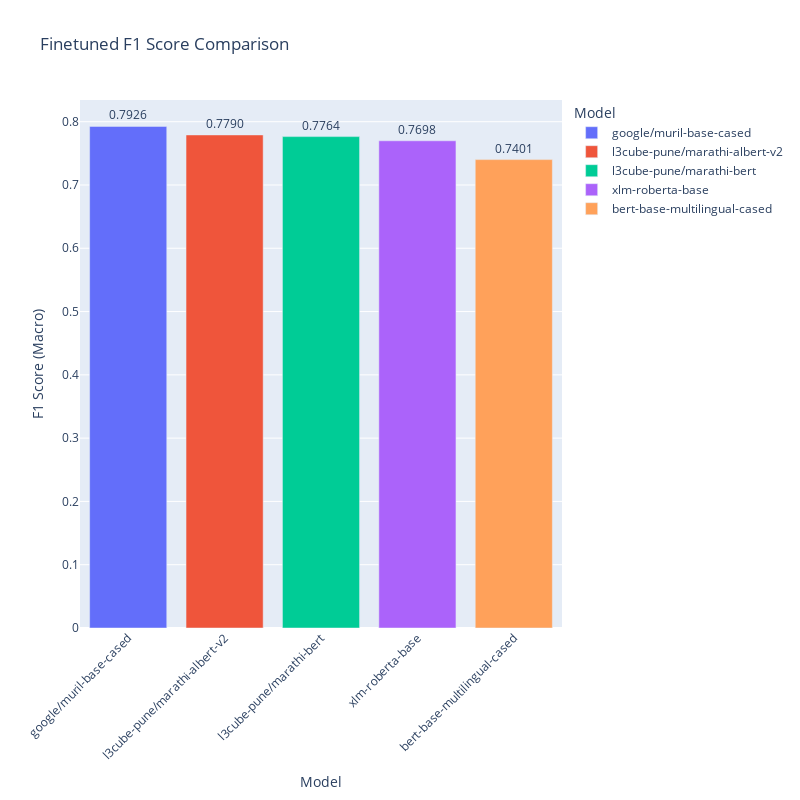
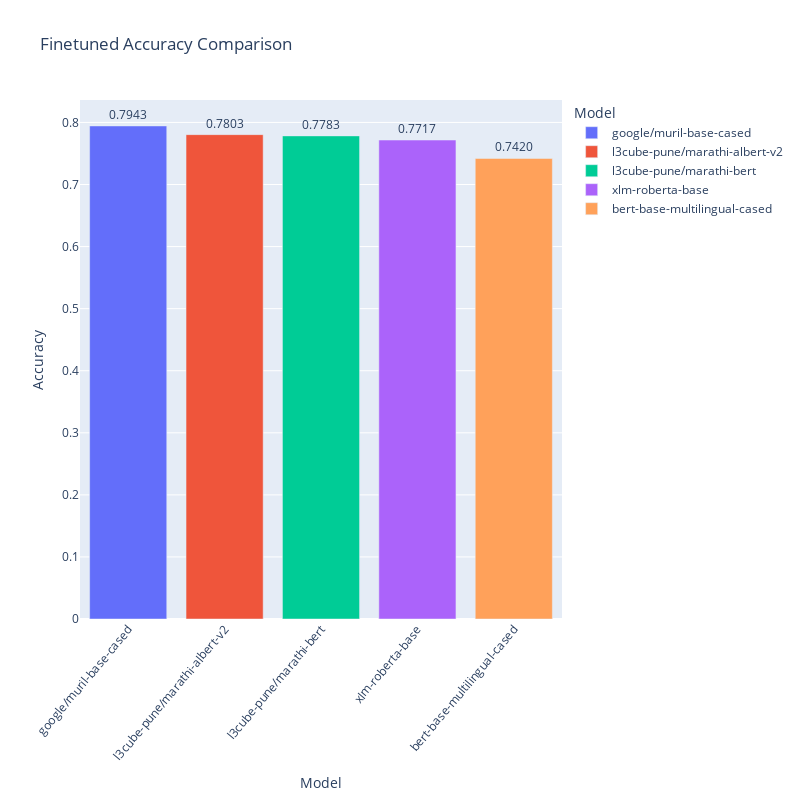

Here is the notebook cell these charts were saved with, in order:
### Code cell
# Visualize the results
fig_f1 = px.bar(df_results, x='Model', y='Finetuned F1', title='Finetuned F1 Score Comparison',
                text_auto='.4f', color='Model',
                labels={'Model': 'Model', 'Finetuned F1': 'F1 Score (Macro)'})
fig_f1.update_traces(textangle=0, textposition='outside')
fig_f1.update_layout(
    xaxis_tickangle=-45,
    margin=dict(b=150),  # Increase bottom margin further
    height=800,          # Increase plot height
    width=800           # Increase plot width
)
fig_f1.show()

fig_acc = px.bar(df_results, x='Model', y='Finetuned Accuracy', title='Finetuned Accuracy Comparison',
                 text_auto='.4f', color='Model',
                 labels={'Model': 'Model', 'Finetuned Accuracy': 'Accuracy'})
fig_acc.update_traces(textangle=0, textposition='outside')
fig_acc.update_layout(
    xaxis_tickangle=-50,
    margin=dict(b=150),  # Increase bottom margin further
    height=800,          # Increase plot height
    width=800           # Increase plot width
)
fig_acc.show()

### Figure 1 — Plotly figure (JSON) as saved in the notebook; plotly's stock layout.template omitted (floating-point values rounded to 4 significant figures)
{"data": [{"hovertemplate": "Model=%{x}<br>F1 Score (Macro)=%{y}<extra></extra>", "legendgroup": "google/muril-base-cased", "marker": {"color": "#636efa", "pattern": {"shape": ""}}, "name": "google/muril-base-cased", "orientation": "v", "showlegend": true, "textangle": 0, "textposition": "outside", "texttemplate": "%{y:.4f}", "type": "bar", "x": ["google/muril-base-cased"], "xaxis": "x", "y": [0.7926], "yaxis": "y"}, {"hovertemplate": "Model=%{x}<br>F1 Score (Macro)=%{y}<extra></extra>", "legendgroup": "l3cube-pune/marathi-albert-v2", "marker": {"color": "#EF553B", "pattern": {"shape": ""}}, "name": "l3cube-pune/marathi-albert-v2", "orientation": "v", "showlegend": true, "textangle": 0, "textposition": "outside", "texttemplate": "%{y:.4f}", "type": "bar", "x": ["l3cube-pune/marathi-albert-v2"], "xaxis": "x", "y": [0.779], "yaxis": "y"}, {"hovertemplate": "Model=%{x}<br>F1 Score (Macro)=%{y}<extra></extra>", "legendgroup": "l3cube-pune/marathi-bert", "marker": {"color": "#00cc96", "pattern": {"shape": ""}}, "name": "l3cube-pune/marathi-bert", "orientation": "v", "showlegend": true, "textangle": 0, "textposition": "outside", "texttemplate": "%{y:.4f}", "type": "bar", "x": ["l3cube-pune/marathi-bert"], "xaxis": "x", "y": [0.7764], "yaxis": "y"}, {"hovertemplate": "Model=%{x}<br>F1 Score (Macro)=%{y}<extra></extra>", "legendgroup": "xlm-roberta-base", "marker": {"color": "#ab63fa", "pattern": {"shape": ""}}, "name": "xlm-roberta-base", "orientation": "v", "showlegend": true, "textangle": 0, "textposition": "outside", "texttemplate": "%{y:.4f}", "type": "bar", "x": ["xlm-roberta-base"], "xaxis": "x", "y": [0.7698], "yaxis": "y"}, {"hovertemplate": "Model=%{x}<br>F1 Score (Macro)=%{y}<extra></extra>", "legendgroup": "bert-base-multilingual-cased", "marker": {"color": "#FFA15A", "pattern": {"shape": ""}}, "name": "bert-base-multilingual-cased", "orientation": "v", "showlegend": true, "textangle": 0, "textposition": "outside", "texttemplate": "%{y:.4f}", "type": "bar", "x": ["bert-base-multilingual-cased"], "xaxis": "x", "y": [0.7401], "yaxis": "y"}], "layout": {"barmode": "relative", "height": 800, "legend": {"title": {"text": "Model"}, "tracegroupgap": 0}, "margin": {"b": 150}, "title": {"text": "Finetuned F1 Score Comparison"}, "width": 800, "xaxis": {"anchor": "y", "categoryarray": ["google/muril-base-cased", "l3cube-pune/marathi-albert-v2", "l3cube-pune/marathi-bert", "xlm-roberta-base", "bert-base-multilingual-cased"], "categoryorder": "array", "domain": [0, 1], "tickangle": -45, "title": {"text": "Model"}}, "yaxis": {"anchor": "x", "domain": [0, 1], "title": {"text": "F1 Score (Macro)"}}}}

### Figure 2 — Plotly figure (JSON) as saved in the notebook; plotly's stock layout.template omitted (floating-point values rounded to 4 significant figures)
{"data": [{"hovertemplate": "Model=%{x}<br>Accuracy=%{y}<extra></extra>", "legendgroup": "google/muril-base-cased", "marker": {"color": "#636efa", "pattern": {"shape": ""}}, "name": "google/muril-base-cased", "orientation": "v", "showlegend": true, "textangle": 0, "textposition": "outside", "texttemplate": "%{y:.4f}", "type": "bar", "x": ["google/muril-base-cased"], "xaxis": "x", "y": [0.7943], "yaxis": "y"}, {"hovertemplate": "Model=%{x}<br>Accuracy=%{y}<extra></extra>", "legendgroup": "l3cube-pune/marathi-albert-v2", "marker": {"color": "#EF553B", "pattern": {"shape": ""}}, "name": "l3cube-pune/marathi-albert-v2", "orientation": "v", "showlegend": true, "textangle": 0, "textposition": "outside", "texttemplate": "%{y:.4f}", "type": "bar", "x": ["l3cube-pune/marathi-albert-v2"], "xaxis": "x", "y": [0.7803], "yaxis": "y"}, {"hovertemplate": "Model=%{x}<br>Accuracy=%{y}<extra></extra>", "legendgroup": "l3cube-pune/marathi-bert", "marker": {"color": "#00cc96", "pattern": {"shape": ""}}, "name": "l3cube-pune/marathi-bert", "orientation": "v", "showlegend": true, "textangle": 0, "textposition": "outside", "texttemplate": "%{y:.4f}", "type": "bar", "x": ["l3cube-pune/marathi-bert"], "xaxis": "x", "y": [0.7783], "yaxis": "y"}, {"hovertemplate": "Model=%{x}<br>Accuracy=%{y}<extra></extra>", "legendgroup": "xlm-roberta-base", "marker": {"color": "#ab63fa", "pattern": {"shape": ""}}, "name": "xlm-roberta-base", "orientation": "v", "showlegend": true, "textangle": 0, "textposition": "outside", "texttemplate": "%{y:.4f}", "type": "bar", "x": ["xlm-roberta-base"], "xaxis": "x", "y": [0.7717], "yaxis": "y"}, {"hovertemplate": "Model=%{x}<br>Accuracy=%{y}<extra></extra>", "legendgroup": "bert-base-multilingual-cased", "marker": {"color": "#FFA15A", "pattern": {"shape": ""}}, "name": "bert-base-multilingual-cased", "orientation": "v", "showlegend": true, "textangle": 0, "textposition": "outside", "texttemplate": "%{y:.4f}", "type": "bar", "x": ["bert-base-multilingual-cased"], "xaxis": "x", "y": [0.742], "yaxis": "y"}], "layout": {"barmode": "relative", "height": 800, "legend": {"title": {"text": "Model"}, "tracegroupgap": 0}, "margin": {"b": 150}, "title": {"text": "Finetuned Accuracy Comparison"}, "width": 800, "xaxis": {"anchor": "y", "categoryarray": ["google/muril-base-cased", "l3cube-pune/marathi-albert-v2", "l3cube-pune/marathi-bert", "xlm-roberta-base", "bert-base-multilingual-cased"], "categoryorder": "array", "domain": [0, 1], "tickangle": -50, "title": {"text": "Model"}}, "yaxis": {"anchor": "x", "domain": [0, 1], "title": {"text": "Accuracy"}}}}
